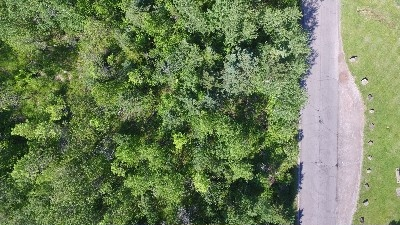
#> input picture images/DJI_0018.JPG, 400 x 225 px; its folder holds only this picture in this run
$ python create_textures.py   (older library calls are emulated)
#> lines starting #> are read from the running program, lines starting #| are printed output that depends on the picture
### stitch_mosaic.py
#!/usr/bin/env python3
"""
stitch_mosaic.py — Fast drone mosaicing (competition speed).

Auto-selects the fastest method that still gives deterministic alignment:
  1. EXIF GPS + gimbal yaw  (~seconds, no feature matching)
  2. Phase correlation (FFT translation chain, ~1-2 s/pair)
  3. Lightweight ORB + partial affine (minimal RANSAC fallback)

Usage:
    python stitch_mosaic.py --input images/ --output mosaic.jpg
    python stitch_mosaic.py --method phase   # force a method
"""

from __future__ import annotations

import argparse
import json
import math
import os
import sys
import time
from fractions import Fraction

import cv2
import numpy as np
from PIL import Image
from PIL.ExifTags import GPSTAGS, TAGS

HERE = os.path.dirname(os.path.abspath(__file__))
DEFAULT_IMAGES_DIR = os.path.join(HERE, "images")
DEFAULT_OUTPUT_DIR = HERE

IMAGE_EXTS = {".jpg", ".jpeg", ".png", ".bmp", ".tif", ".tiff",
              ".JPG", ".JPEG", ".PNG"}

GEOMETRIC_METHODS = {
    "exif_gps", "phase_correlation", "orb_partial_affine", "ransac_orb_homography",
}


def list_images(images_dir: str) -> list[str]:
    files = [f for f in os.listdir(images_dir)
             if os.path.splitext(f)[1] in IMAGE_EXTS]
    return sorted(files)


# [9 lines left out: function resize_long_edge, not called in this run]


def image_corners(w: int, h: int) -> np.ndarray:
    return np.float32([[0, 0], [w, 0], [w, h], [0, h]]).reshape(-1, 1, 2)


def transform_corners(w: int, h: int, H: np.ndarray) -> np.ndarray:
    return cv2.perspectiveTransform(image_corners(w, h), H).reshape(-1, 2)


# [4 lines left out: function affine_to_homography, not called in this run]


def build_height_tile(img: np.ndarray) -> np.ndarray:
    gray = cv2.cvtColor(img, cv2.COLOR_BGR2GRAY).astype(np.float32)
    edges = cv2.Canny(gray.astype(np.uint8), 30, 100).astype(np.float32) / 255.0
    brightness = gray / 255.0
    height = edges * 0.6 + brightness * 0.4
    return cv2.GaussianBlur(height, (21, 21), 7)


def feather_mask(mask_u8: np.ndarray, sigma: float = 8.0) -> np.ndarray:
    m = (mask_u8 > 0).astype(np.float32)
    if m.sum() == 0:
        return m
    dist = cv2.distanceTransform((m * 255).astype(np.uint8), cv2.DIST_L2, 5)
    mx = float(dist.max())
    if mx > 1e-6:
        dist = dist / mx
    if sigma > 0:
        dist = cv2.GaussianBlur(dist, (0, 0), sigma)
    return np.clip(dist, 0.0, 1.0).astype(np.float32)


# --------------------------------------------------------------------------- #
# EXIF GPS                                                                    #
# --------------------------------------------------------------------------- #
# [25 lines left out: functions _dms_to_deg, _rational_to_float, not called in this run]


def read_exif_geo(path: str) -> dict | None:
    """Return lat, lon, alt_m, yaw_deg if GPS EXIF is present."""
    try:
        with Image.open(path) as im:
            exif = im.getexif()
            if not exif:
                return None
            gps_ifd = exif.get_ifd(0x8825)
            if not gps_ifd:
                return None

            gps = {}
            for k, v in gps_ifd.items():
                tag = GPSTAGS.get(k, k)
                gps[tag] = v

            lat = _dms_to_deg(gps.get("GPSLatitude"), gps.get("GPSLatitudeRef", "N"))
            lon = _dms_to_deg(gps.get("GPSLongitude"), gps.get("GPSLongitudeRef", "E"))
            if lat is None or lon is None:
                return None

            alt = _rational_to_float(gps.get("GPSAltitude"))
            alt_ref = int(gps.get("GPSAltitudeRef", 0)) if gps.get("GPSAltitudeRef") is not None else 0
            if alt is not None and alt_ref == 1:
                alt = -alt

            yaw = None
            for tag_id, val in exif.items():
                name = TAGS.get(tag_id, tag_id)
                if name in ("GimbalYawDegree", "FlightYawDegree", "CameraYaw"):
                    yaw = _rational_to_float(val)
                    break

            return {"lat": lat, "lon": lon, "alt_m": alt, "yaw_deg": yaw}
    except Exception:
        return None


# [5 lines left out: function gps_to_local_m, not called in this run]


def exif_coverage(image_paths: list[str]) -> tuple[int, list[dict]]:
    records = []
    for path in image_paths:
        geo = read_exif_geo(path)
        records.append({"path": path, "geo": geo})
    count = sum(1 for r in records if r["geo"] is not None)
    return count, records


def choose_method(image_paths: list[str], forced: str | None) -> str:
    if forced and forced != "auto":
        mapping = {
            "gps": "exif_gps",
            "exif": "exif_gps",
            "phase": "phase_correlation",
            "orb": "orb_partial_affine",
        }
        return mapping.get(forced, forced)

    gps_count, _ = exif_coverage(image_paths)
    if gps_count >= max(2, len(image_paths) // 2):
        return "exif_gps"
    return "phase_correlation"


# [101 lines left out: functions estimate_gsd_from_gps, chain_exif_gps, _phase_shift, not called in this run]


def chain_phase_correlation(images: list[np.ndarray], max_dim: int = 640,
                            verbose: bool = True) -> tuple[list[np.ndarray], list[dict]]:
    n = len(images)
    H_chain: list[np.ndarray] = [np.eye(3, dtype=np.float64)]
    align_info: list[dict] = [{"pair": None, "method": "phase_correlation"}]

    for i in range(1, n):
        prev_s, scale_p = resize_long_edge(images[i - 1], max_dim)
        curr_s, scale_c = resize_long_edge(images[i], max_dim)
        gp = cv2.cvtColor(prev_s, cv2.COLOR_BGR2GRAY)
        gc = cv2.cvtColor(curr_s, cv2.COLOR_BGR2GRAY)
        dx, dy, resp = _phase_shift(gp, gc)
        dx_full = dx / scale_c
        dy_full = dy / scale_c

        ref = i - 1
        if resp < 0.05 and i >= 2:
            prev2_s, scale_p2 = resize_long_edge(images[i - 2], max_dim)
            gp2 = cv2.cvtColor(prev2_s, cv2.COLOR_BGR2GRAY)
            dx2, dy2, resp2 = _phase_shift(gp2, gc)
            if resp2 > resp:
                dx_full, dy_full, resp = dx2 / scale_c, dy2 / scale_c, resp2
                ref = i - 2

        H_local = np.array([[1, 0, dx_full],
                              [0, 1, dy_full],
                              [0, 0, 1]], dtype=np.float64)
        if ref == i - 1:
            H_chain.append(H_chain[i - 1] @ H_local)
        else:
            H_chain.append(H_chain[i - 2] @ H_local)

        align_info.append({
            "pair": [i, ref],
            "dx_px": round(dx_full, 2),
            "dy_px": round(dy_full, 2),
            "response": round(resp, 4),
        })
        if verbose:
            print(f"  [{i + 1}/{n}] phase: dx={dx_full:.1f} dy={dy_full:.1f} "
                  f"resp={resp:.3f} ref={ref}")

    return H_chain, align_info


# --------------------------------------------------------------------------- #
# Lightweight ORB + partial affine                                            #
# --------------------------------------------------------------------------- #
# [87 lines left out: functions _detect_and_match, compute_partial_affine, chain_orb_partial_affine, not called in this run]


# --------------------------------------------------------------------------- #
# Canvas + render                                                             #
# --------------------------------------------------------------------------- #
def compute_canvas_transforms(images: list[np.ndarray],
                            H_chain: list[np.ndarray]
                            ) -> tuple[list[np.ndarray], int, int, float, float, float, float]:
    all_pts = []
    for img, H in zip(images, H_chain):
        h, w = img.shape[:2]
        all_pts.append(transform_corners(w, h, H))
    stacked = np.vstack(all_pts)
    min_x, min_y = stacked.min(axis=0)
    max_x, max_y = stacked.max(axis=0)
    T = np.array([[1, 0, -min_x], [0, 1, -min_y], [0, 0, 1]], dtype=np.float64)
    H_canvas = [T @ H for H in H_chain]
    canvas_w = int(np.ceil(max_x - min_x))
    canvas_h = int(np.ceil(max_y - min_y))
    return H_canvas, canvas_w, canvas_h, float(min_x), float(min_y), float(max_x), float(max_y)


def render_mosaic(images: list[np.ndarray], names: list[str],
                  H_canvas: list[np.ndarray], canvas_w: int, canvas_h: int
                  ) -> tuple[np.ndarray, np.ndarray, list[dict]]:
    rgb_acc = np.zeros((canvas_h, canvas_w, 3), dtype=np.float32)
    h_acc = np.zeros((canvas_h, canvas_w), dtype=np.float32)
    w_acc = np.zeros((canvas_h, canvas_w), dtype=np.float32)
    image_meta: list[dict] = []

    for img, name, H in zip(images, names, H_canvas):
        mask = np.full((img.shape[0], img.shape[1]), 255, dtype=np.uint8)
        warped_mask = cv2.warpPerspective(mask, H, (canvas_w, canvas_h),
                                          flags=cv2.INTER_NEAREST,
                                          borderMode=cv2.BORDER_CONSTANT,
                                          borderValue=0)
        wgt = feather_mask(warped_mask, sigma=6.0)
        warped_rgb = cv2.warpPerspective(img, H, (canvas_w, canvas_h),
                                         flags=cv2.INTER_LINEAR,
                                         borderMode=cv2.BORDER_CONSTANT,
                                         borderValue=0)
        for c in range(3):
            rgb_acc[:, :, c] += warped_rgb[:, :, c].astype(np.float32) * wgt

        height_tile = build_height_tile(img)
        warped_h = cv2.warpPerspective(height_tile, H, (canvas_w, canvas_h),
                                       flags=cv2.INTER_LINEAR,
                                       borderMode=cv2.BORDER_CONSTANT,
                                       borderValue=0)
        h_acc += warped_h * wgt
        w_acc += wgt

        h, w = img.shape[:2]
        corners = transform_corners(w, h, H)
        x0, y0 = corners.min(axis=0)
        x1, y1 = corners.max(axis=0)
        image_meta.append({
            "file": name,
            "homography_to_mosaic": H.tolist(),
            "bbox": [int(x0), int(y0), int(x1), int(y1)],
        })

    w_safe = np.maximum(w_acc, 1e-6)
    mosaic = np.clip(rgb_acc / w_safe[..., None], 0, 255).astype(np.uint8)
    heightmap_f = h_acc / w_safe
    hm_min, hm_max = heightmap_f.min(), heightmap_f.max()
    if hm_max > hm_min:
        heightmap_u8 = ((heightmap_f - hm_min) / (hm_max - hm_min) * 255).astype(np.uint8)
    else:
        heightmap_u8 = np.zeros((canvas_h, canvas_w), dtype=np.uint8)
    heightmap_u8 = cv2.GaussianBlur(heightmap_u8, (15, 15), 5)
    return mosaic, heightmap_u8, image_meta


def stitch_folder(images_dir: str, output_dir: str, output_mosaic: str | None = None,
                  max_dim: int = 640, output_scale: float = 0.35,
                  nfeatures: int = 500, ransac_thresh: float = 4.0,
                  method: str = "auto", verbose: bool = True) -> dict:
    names = list_images(images_dir)
    if not names:
        raise FileNotFoundError(
            f"Girdi klasorunde resim yok: {images_dir}\n"
            f"DJI karelerini (DJI_0018.JPG …) '{images_dir}' icine koyun."
        )

    paths = [os.path.join(images_dir, n) for n in names]
    chosen = choose_method(paths, method)
#> in read_exif_geo, im is the input picture: PIL image 400x225 RGB; mean R, G, B 111, 128, 88.3

    if verbose:
        print(f"Toplam {len(names)} kare: {images_dir}")
        print(f"Yontem: {chosen}")

    images_full: list[np.ndarray] = []
    for path in paths:
        img = cv2.imread(path)
        if img is None:
            raise RuntimeError(f"Okunamadi: {path}")
        images_full.append(img)

    if output_scale < 1.0:
        images = []
        for img in images_full:
            h, w = img.shape[:2]
            new_w = max(1, int(round(w * output_scale)))
            new_h = max(1, int(round(h * output_scale)))
            images.append(cv2.resize(img, (new_w, new_h), interpolation=cv2.INTER_AREA))
#> this loop made 1 pass
#> (h, w, new_w, new_h) on pass 1: (225, 400, 140, 79)
#> after the loop, images = 1 item
    else:
        images = images_full

    t0 = time.perf_counter()
    extra: dict = {}

    if chosen == "exif_gps":
        _, records = exif_coverage(paths)
        H_chain, align_info, extra = chain_exif_gps(images, names, records, verbose)
    elif chosen == "phase_correlation":
        H_chain, align_info = chain_phase_correlation(images, max_dim=max_dim, verbose=verbose)
#> in chain_phase_correlation, `n = len(images)`: n = 1
#> after the loop in chain_phase_correlation, `for i in range(1, n):`: H_chain = [[[1, 0, 0], [0, 1, 0], [0, 0, 1]]]; align_info = 1 item
#> H_chain = [[[1, 0, 0], [0, 1, 0], [0, 0, 1]]]; align_info = 1 item
    else:
        H_chain, align_info = chain_orb_partial_affine(
            images, max_dim=max_dim, nfeatures=nfeatures,
            ransac_thresh=ransac_thresh, verbose=verbose,
        )
        chosen = "orb_partial_affine"

    H_canvas, cw, ch, min_x, min_y, max_x, max_y = compute_canvas_transforms(images, H_chain)
#> the loop in compute_canvas_transforms, `for img, H in zip(images, H_chain):` made 1 pass
#> (H, h, w) on pass 1: ([[1, 0, 0], [0, 1, 0], [0, 0, 1]], 79, 140)
#> after the loop in compute_canvas_transforms, `for img, H in zip(images, H_chain):`: all_pts = [[[0, 0], [140, 0], [140, 79], [0, 79]]]
#> in compute_canvas_transforms, `stacked = np.vstack(all_pts)`: stacked = [[0, 0], [140, 0], [140, 79], [0, 79]]
#> in compute_canvas_transforms, `min_x, min_y = stacked.min(axis=0)`: min_x = 0
#> in compute_canvas_transforms, `max_x, max_y = stacked.max(axis=0)`: max_x = 140; max_y = 79
#> in compute_canvas_transforms, `T = np.array([[1, 0, -min_x], [0, 1, -min_y], [0, 0, 1]], dtype=np.flo..`: T = [[1, 0, 0], [0, 1, 0], [0, 0, 1]]
#> in compute_canvas_transforms, `H_canvas = [T @ H for H in H_chain]`: H_canvas = [[[1, 0, 0], [0, 1, 0], [0, 0, 1]]]
#> in compute_canvas_transforms, `canvas_w = int(np.ceil(max_x - min_x))`: canvas_w = 140
#> in compute_canvas_transforms, `canvas_h = int(np.ceil(max_y - min_y))`: canvas_h = 79
#> H_canvas = [[[1, 0, 0], [0, 1, 0], [0, 0, 1]]]; cw = 140; ch = 79; min_x = 0; min_y = 0; max_x = 140; max_y = 79

    if verbose:
        print(f"Mozaik tuvali: {cw}x{ch}px — birlestiriliyor...")
#> (printed output is left out)

    mosaic, heightmap, image_meta = render_mosaic(images, names, H_canvas, cw, ch)
#> the loop in render_mosaic, `for img, name, H in zip(images, names, H_canvas):` made 1 pass
#> (name, H, mx in feather_mask, h, w, corners, x0, y0) on pass 1: ('DJI_0018.JPG', [[1, 0, 0], [0, 1, 0], [0, 0, 1]], 3.4e+38, 79, 140, [[0, 0], [140, 0], [140, 79], [0, 79]], 0, 0)
#> after the loop in render_mosaic, `for img, name, H in zip(images, names, H_canvas):`:
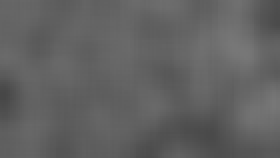
#> h_acc: shape (79, 140) float32 (shown 2 times larger); min 0.28, max 0.47, mean 0.383
#> after the loop in render_mosaic, `for img, name, H in zip(images, names, H_canvas):`:
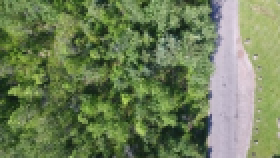
#> rgb_acc: shape (79, 140, 3) float32 (shown 2 times larger); mean of channels 0, 1, 2 88.3, 128, 111; drawn as B, G, R
#> after the loop in render_mosaic, `for img, name, H in zip(images, names, H_canvas):`: image_meta = 1 item
#> in render_mosaic, `hm_min, hm_max = heightmap_f.min(), heightmap_f.max()`: hm_min = 0.28; hm_max = 0.47
#> in render_mosaic, `heightmap_u8 = ((heightmap_f - hm_min) / (hm_max - hm_min) * 255).asty..`:
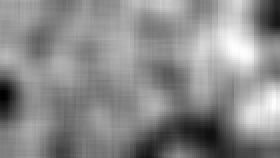
#> heightmap_u8: shape (79, 140) (shown 2 times larger); min 0, max 255, mean 138.5
#> image_meta = 1 item
    elapsed = time.perf_counter() - t0

    os.makedirs(output_dir, exist_ok=True)
    mosaic_path = output_mosaic or os.path.join(output_dir, "mosaic.jpg")
    if not mosaic_path.lower().endswith((".jpg", ".jpeg", ".png")):
        mosaic_path = os.path.join(mosaic_path, "mosaic.jpg")

    mosaic_dir = os.path.dirname(os.path.abspath(mosaic_path))
    os.makedirs(mosaic_dir, exist_ok=True)
    heightmap_path = os.path.join(mosaic_dir, "heightmap.jpg")
    meta_path = os.path.join(mosaic_dir, "mosaic_meta.json")

    cv2.imwrite(mosaic_path, mosaic, [cv2.IMWRITE_JPEG_QUALITY, 92])
    cv2.imwrite(heightmap_path, heightmap, [cv2.IMWRITE_JPEG_QUALITY, 95])

    meta = {
        "method": chosen,
        "image_count": len(names),
        "mosaic_w": cw,
        "mosaic_h": ch,
        "bounds": {"min_x": min_x, "min_y": min_y, "max_x": max_x, "max_y": max_y},
        "output_scale": output_scale,
        "match_max_dim": max_dim,
        "elapsed_s": round(elapsed, 3),
        "orthomosaic": os.path.basename(mosaic_path),
        "heightmap": "heightmap.jpg",
        "images": image_meta,
        "alignment": align_info,
        "note": "Fast deterministic stitch (EXIF GPS > phase FFT > ORB partial affine).",
        **extra,
    }
    with open(meta_path, "w", encoding="utf-8") as f:
        json.dump(meta, f, indent=2)

    if verbose:
        print(f"\nTamam ({elapsed:.2f}s) — {chosen}")
        print(f"  {mosaic_path}  ({cw}x{ch})")
#|   mosaic.jpg  (140x79)
        print(f"  {heightmap_path}")
        print(f"  {meta_path}")

    return meta


# [53 lines left out: function main, not called in this run]


# [2 lines that do not run on import are left out]

### create_textures.py
"""
create_textures.py (legacy wrapper)
===================================

Eski surum dosya adi sirasina gore sqrt-tabanli bir izgaraya resim yerlestiriyordu;
bu geometrik hizalama yapmiyordu (Ebrar'in bildirdigi "rastgele" mozaik sorunu).

Yeni akis: stitch_mosaic.py  (EXIF GPS / phase FFT / ORB partial affine)
    python stitch_mosaic.py --input ./images --output mosaic.jpg

Bu dosya geriye uyumluluk icin stitch_mosaic'e yonlendirir.
"""

import os
import sys

HERE = os.path.dirname(os.path.abspath(__file__))
DEFAULT_IMAGES = os.path.join(HERE, "images")

if __name__ == "__main__":
    from stitch_mosaic import stitch_folder

    images_dir = os.environ.get("DT_IMAGES_DIR", DEFAULT_IMAGES)
    output_dir = os.environ.get("DT_OUTPUT_DIR", HERE)
    if not os.path.isdir(images_dir):
        print(f"HATA: Resim klasoru yok: {images_dir}")
        print("DJI karelerini 'images/' klasorune koyun veya DT_IMAGES_DIR ayarlayin.")
        sys.exit(1)
    stitch_folder(images_dir, output_dir)

$ run again, on images/DJI_0022.JPG
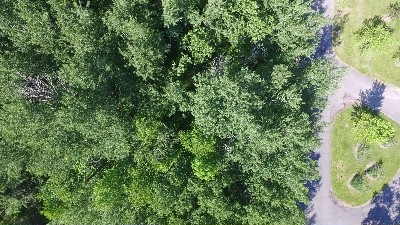
#> input picture images/DJI_0022.JPG, 400 x 225 px
#> in read_exif_geo, im is the input picture: PIL image 400x225 RGB; mean R, G, B 104.7, 126.1, 88.2
#> the loop in stitch_folder, `for img in images_full:` made 1 pass
#> (h, w, new_w, new_h) on pass 1: (225, 400, 140, 79)
#> after the loop in stitch_folder, `for img in images_full:`: images = 1 item
#> n = 1
#> after the loop in chain_phase_correlation, `for i in range(1, n):`: H_chain = [[[1, 0, 0], [0, 1, 0], [0, 0, 1]]]; align_info = 1 item
#> in stitch_folder, `H_chain, align_info = chain_phase_correlation(images, max_dim=max_dim,..`: H_chain = [[[1, 0, 0], [0, 1, 0], [0, 0, 1]]]; align_info = 1 item
#> the loop in compute_canvas_transforms, `for img, H in zip(images, H_chain):` made 1 pass
#> (H, h, w) on pass 1: ([[1, 0, 0], [0, 1, 0], [0, 0, 1]], 79, 140)
#> after the loop in compute_canvas_transforms, `for img, H in zip(images, H_chain):`: all_pts = [[[0, 0], [140, 0], [140, 79], [0, 79]]]
#> stacked = [[0, 0], [140, 0], [140, 79], [0, 79]]
#> in compute_canvas_transforms, `min_x, min_y = stacked.min(axis=0)`: min_x = 0
#> in compute_canvas_transforms, `max_x, max_y = stacked.max(axis=0)`: max_x = 140; max_y = 79
#> T = [[1, 0, 0], [0, 1, 0], [0, 0, 1]]
#> in compute_canvas_transforms, `H_canvas = [T @ H for H in H_chain]`: H_canvas = [[[1, 0, 0], [0, 1, 0], [0, 0, 1]]]
#> canvas_w = 140
#> canvas_h = 79
#> in stitch_folder, `H_canvas, cw, ch, min_x, min_y, max_x, max_y = compute_canvas_transfor..`: H_canvas = [[[1, 0, 0], [0, 1, 0], [0, 0, 1]]]; cw = 140; ch = 79; min_x = 0; max_x = 140; max_y = 79
#> (printed output is left out)
#> the loop in render_mosaic, `for img, name, H in zip(images, names, H_canvas):` made 1 pass
#> (name, H, mx in feather_mask, h, w, corners, x0, y0) on pass 1: ('DJI_0022.JPG', [[1, 0, 0], [0, 1, 0], [0, 0, 1]], 3.4e+38, 79, 140, [[0, 0], [140, 0], [140, 79], [0, 79]], 0, 0)
#> after the loop in render_mosaic, `for img, name, H in zip(images, names, H_canvas):`:
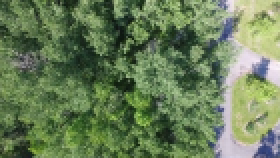
#> rgb_acc: shape (79, 140, 3) float32 (shown 2 times larger); mean of channels 0, 1, 2 88.2, 126.1, 104.7; drawn as B, G, R
#> after the loop in render_mosaic, `for img, name, H in zip(images, names, H_canvas):`: image_meta = 1 item
#> hm_min = 0.305; hm_max = 0.506
#> in render_mosaic, `heightmap_u8 = ((heightmap_f - hm_min) / (hm_max - hm_min) * 255).asty..`:
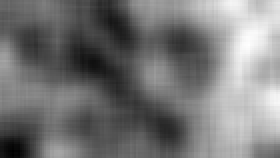
#> heightmap_u8: shape (79, 140) (shown 2 times larger); min 0, max 255, mean 118.3
#> in stitch_folder, `mosaic, heightmap, image_meta = render_mosaic(images, names, H_canvas,..`: image_meta = 1 item
#|   mosaic.jpg  (140x79)

$ run again, on images/DJI_0023.JPG
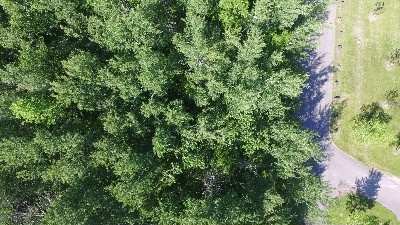
#> input picture images/DJI_0023.JPG, 400 x 225 px
#> in read_exif_geo, im is the input picture: PIL image 400x225 RGB; mean R, G, B 103.2, 122.9, 85.8
#> the loop in stitch_folder, `for img in images_full:` made 1 pass
#> (h, w, new_w, new_h) on pass 1: (225, 400, 140, 79)
#> after the loop in stitch_folder, `for img in images_full:`: images = 1 item
#> n = 1
#> after the loop in chain_phase_correlation, `for i in range(1, n):`: H_chain = [[[1, 0, 0], [0, 1, 0], [0, 0, 1]]]; align_info = 1 item
#> in stitch_folder, `H_chain, align_info = chain_phase_correlation(images, max_dim=max_dim,..`: H_chain = [[[1, 0, 0], [0, 1, 0], [0, 0, 1]]]; align_info = 1 item
#> the loop in compute_canvas_transforms, `for img, H in zip(images, H_chain):` made 1 pass
#> (H, h, w) on pass 1: ([[1, 0, 0], [0, 1, 0], [0, 0, 1]], 79, 140)
#> after the loop in compute_canvas_transforms, `for img, H in zip(images, H_chain):`: all_pts = [[[0, 0], [140, 0], [140, 79], [0, 79]]]
#> stacked = [[0, 0], [140, 0], [140, 79], [0, 79]]
#> in compute_canvas_transforms, `min_x, min_y = stacked.min(axis=0)`: min_x = 0
#> in compute_canvas_transforms, `max_x, max_y = stacked.max(axis=0)`: max_x = 140; max_y = 79
#> T = [[1, 0, 0], [0, 1, 0], [0, 0, 1]]
#> in compute_canvas_transforms, `H_canvas = [T @ H for H in H_chain]`: H_canvas = [[[1, 0, 0], [0, 1, 0], [0, 0, 1]]]
#> canvas_w = 140
#> canvas_h = 79
#> in stitch_folder, `H_canvas, cw, ch, min_x, min_y, max_x, max_y = compute_canvas_transfor..`: H_canvas = [[[1, 0, 0], [0, 1, 0], [0, 0, 1]]]; cw = 140; ch = 79; min_x = 0; max_x = 140; max_y = 79
#> (printed output is left out)
#> the loop in render_mosaic, `for img, name, H in zip(images, names, H_canvas):` made 1 pass
#> (name, H, mx in feather_mask, h, w, corners, x0, y0) on pass 1: ('DJI_0023.JPG', [[1, 0, 0], [0, 1, 0], [0, 0, 1]], 3.4e+38, 79, 140, [[0, 0], [140, 0], [140, 79], [0, 79]], 0, 0)
#> after the loop in render_mosaic, `for img, name, H in zip(images, names, H_canvas):`:
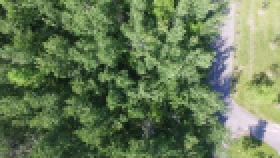
#> rgb_acc: shape (79, 140, 3) float32 (shown 2 times larger); mean of channels 0, 1, 2 85.8, 122.9, 103.2; drawn as B, G, R
#> after the loop in render_mosaic, `for img, name, H in zip(images, names, H_canvas):`: image_meta = 1 item
#> hm_min = 0.277; hm_max = 0.542
#> in render_mosaic, `heightmap_u8 = ((heightmap_f - hm_min) / (hm_max - hm_min) * 255).asty..`:
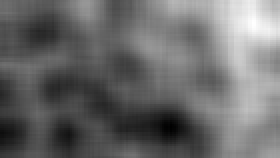
#> heightmap_u8: shape (79, 140) (shown 2 times larger); min 0, max 255, mean 106.1
#> in stitch_folder, `mosaic, heightmap, image_meta = render_mosaic(images, names, H_canvas,..`: image_meta = 1 item
#|   mosaic.jpg  (140x79)
